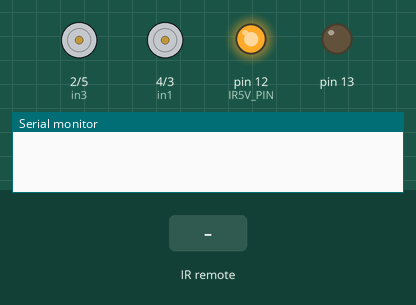
Simulated run of this sketch. Board: Arduino Uno, built with avr-gcc and run on an emulated ATmega328P. Shown: motor-driver pin pairs drawn as motors (green arrow = first pin HIGH = forward, orange = second pin HIGH = backward, longer = more drive), output pins drawn as LEDs (lit = HIGH), the last lines printed to the serial monitor. The test bench sets the inputs (shaded band).

Above: at 1.2 s.
1.3 s: infrared code 0xFD8877 received
At 1.8 s:
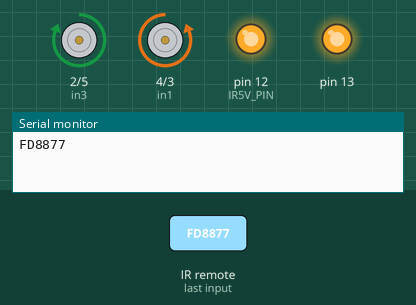
4.3 s: infrared code 0xFD28D7 received
At 4.8 s:
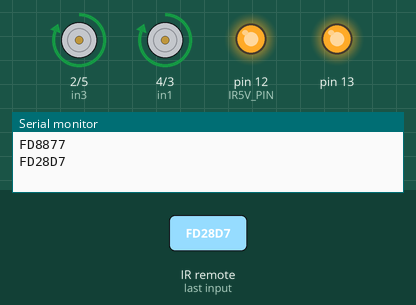
7.3 s: infrared code 0xFDA857 received
At 7.8 s:
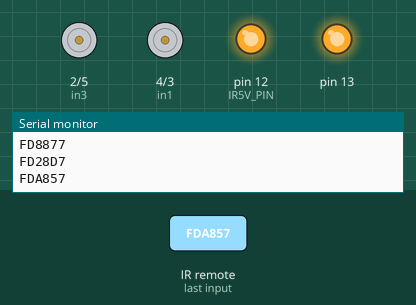
10.3 s: infrared code 0xFD6897 received
At 10.81 s:
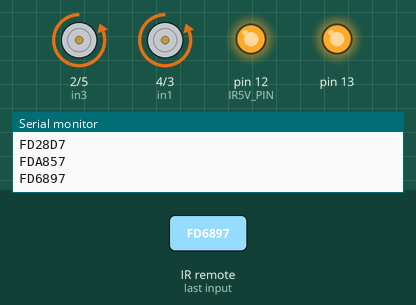
13.3 s: infrared code 0xFD9867 received
At 13.81 s:
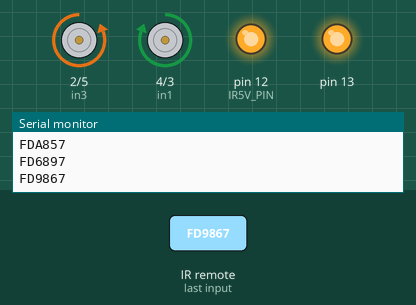
Timing chart, 0 to 16.3 s (numbered marks = the images above; inputs shaded):
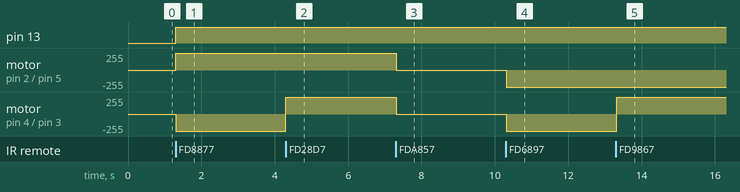

Measured:
- after the input at 1.3 s, pin 13: LOW → HIGH at once; motor on pin 2 (in3) / pin 5 (in4): stopped → forward 255/255 at once; motor on pin 4 (in1) / pin 3 (in2): stopped → backward 255/255 at once
- after the input at 4.3 s, motor on pin 4 (in1) / pin 3 (in2): backward 255/255 → forward 255/255 at once
- after the input at 7.3 s, motor on pin 2 (in3) / pin 5 (in4), motor on pin 4 (in1) / pin 3 (in2): forward 255/255 → stopped at once
- after the input at 10.3 s, motor on pin 2 (in3) / pin 5 (in4), motor on pin 4 (in1) / pin 3 (in2): stopped → backward 255/255 at once
- after the input at 13.3 s, motor on pin 4 (in1) / pin 3 (in2): backward 255/255 → forward 255/255 at once

The sketch:

baitikIR.ino
```cpp
// библиотека для приемника
#include <IRremote.h>

// команды принятые с пульта управления при помощи монитора порта
#define IRCMD_F 0xFD8877 // forward
#define IRCMD_L 0xFD28D7 // left
#define IRCMD_R 0xFD6897 // right
#define IRCMD_B 0xFD9867 // back
#define IRCMD_S 0xFDA857 // stop

// пины для управления моторами
const int in1 = 4; // IN4 pin 2
const int in2 = 3; // IN3 pin 4
const int in3 = 2; // IN2 pin 5
const int in4 = 5; // IN1 pin 7

// настройка приемника
int RECV_PIN = 11; // пин приемника
int IR5V_PIN = 12; // пин для питания приемника
IRrecv irrecv(RECV_PIN); // классы для работы приемника из библиотеки
decode_results results;

void setup() {
  pinMode(in1, OUTPUT); // выход на L298n
  pinMode(in2, OUTPUT); // выход на L298n
  pinMode(in3, OUTPUT); // выход на L298n
  pinMode(in4, OUTPUT); // выход на L298n
  pinMode(13, OUTPUT); // светодиод

  // Хак, если надо запитать какое-то малопотребляющее устройство - втыкаем его в цифровой пин и выдаем на пин высокий уровень
  // Не вздумайте таким образом питать двигатели или даже несколько светодиодов одновременно - порт (8 пинов) или даже весь микроконтроллер могут сгореть
  pinMode(IR5V_PIN, OUTPUT);
  digitalWrite(IR5V_PIN, HIGH);

  irrecv.enableIRIn(); // Включаем прием сигналов с пульта
  Serial.begin(57600); // Это для вывода команд в монитор порта
}

void loop() {
  // получаем команду с пульта
  if (irrecv.decode(&results)) {
    Serial.println(results.value, HEX); // выводим полученную команду в монитор порта
    irrecv.resume(); // Можем принимать следующую команду
  }
  // если команда равна той, что мы записали заранее - делаем вещи
  if (results.value == IRCMD_F)
  {
    // едем вперед
    digitalWrite (in1, LOW);
    digitalWrite (in2, HIGH);
    digitalWrite (in3, HIGH);
    digitalWrite (in4, LOW);
    // Мигнем светодиодом о том, что команда принята
    digitalWrite(13, HIGH);
    delay(100);
    digitalWrite(13, LOW);
  }
  if (results.value == IRCMD_B)
  {
    // едем назад
    digitalWrite (in1, HIGH);
    digitalWrite (in2, LOW);
    digitalWrite (in3, LOW);
    digitalWrite (in4, HIGH);
    // Мигнем светодиодом о том, что команда принята
    digitalWrite(13, HIGH);
    delay(100);
    digitalWrite(13, LOW);
  }
  if (results.value == IRCMD_R)
  {
    // поворачиваем направо
    digitalWrite (in1, LOW);
    digitalWrite (in2, HIGH);
    digitalWrite (in3, LOW);
    digitalWrite (in4, HIGH);
    // Мигнем светодиодом о том, что команда принята
    digitalWrite(13, HIGH);
    delay(100);
    digitalWrite(13, LOW);
  }
  if (results.value == IRCMD_L)
  {
    // поворачиваем налево
    digitalWrite (in1, HIGH);
    digitalWrite (in2, LOW);
    digitalWrite (in3, HIGH);
    digitalWrite (in4, LOW);
    // Мигнем светодиодом о том, что команда принята
    digitalWrite(13, HIGH);
    delay(100);
    digitalWrite(13, LOW);
  }
  if (results.value == IRCMD_S)
  {
    // стоп
    digitalWrite (in1, LOW);
    digitalWrite (in2, LOW);
    digitalWrite (in3, LOW);
    digitalWrite (in4, LOW);
    // Мигнем светодиодом о том, что команда принята
    digitalWrite(13, HIGH);
    delay(100);
    digitalWrite(13, LOW);
  }

}
```
